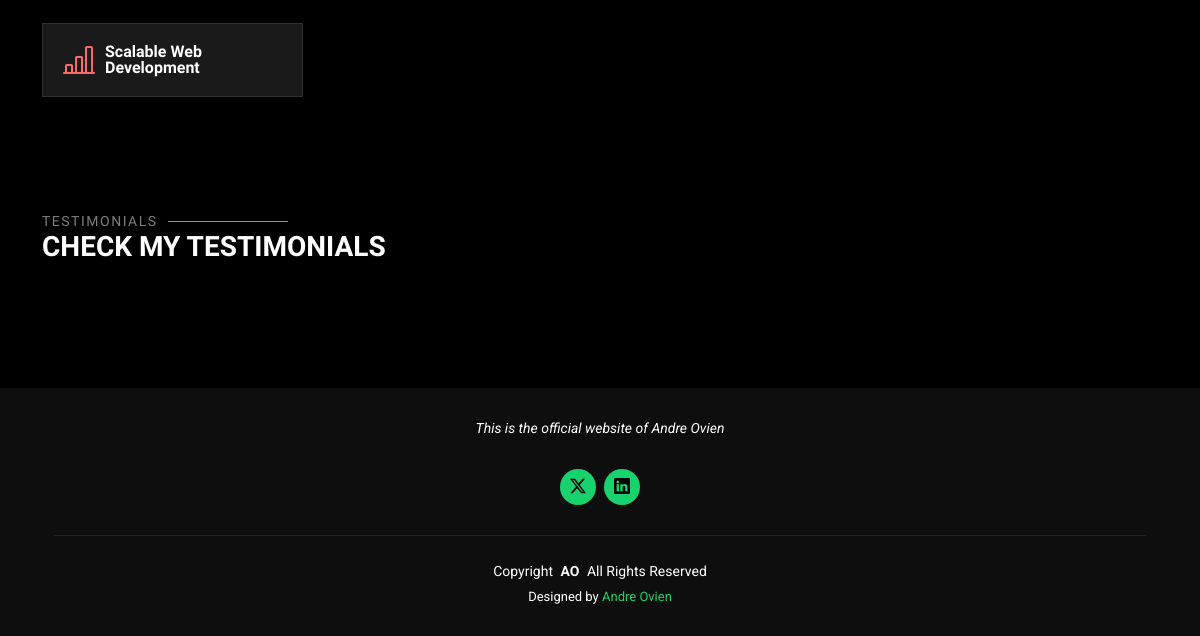
Page /about/ (lower part) on the earlier database version.
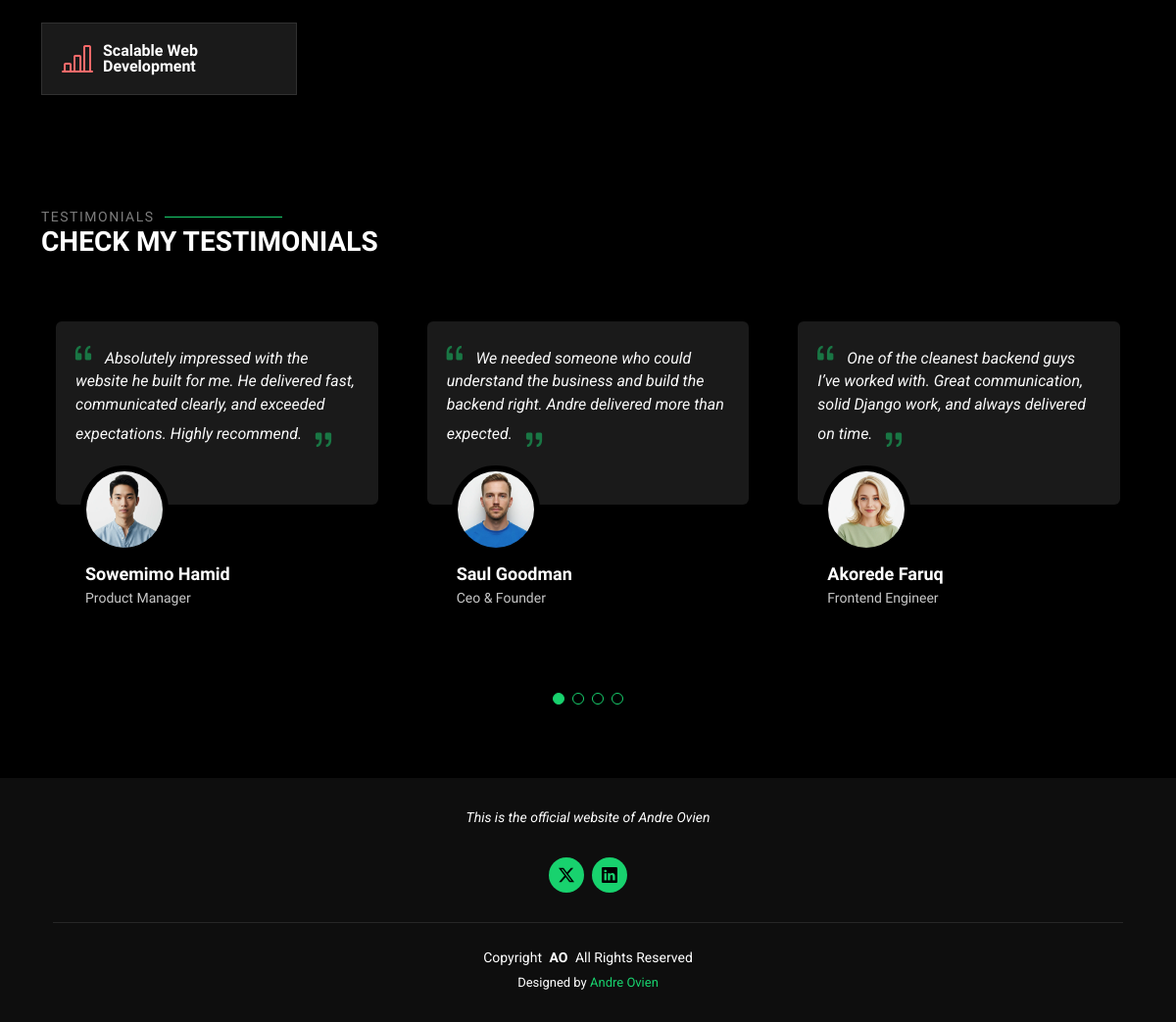
Same page on the later database version.
### index/models.py (models this page shows, shortened)
class Testimonials(models.Model):
    name = models.CharField(max_length=50, blank=False)
    position = models.CharField(max_length=50, blank=False)
    image = models.ImageField(upload_to="Testimonial")
    text = models.TextField()

### index/views.py (the view)
# urls.py: path('about/',views.about,name="about"),
def about(request):
    about = About.objects.all()[0]
    testimonial = Testimonials.objects.all()
    context={
        'about': about,
        'data': testimonial
    }
    return render(request,'index/about.html',context)

### templates/index/about.html (shortened to what this page needs)
{% extends "base.html" %}
{% block body %}
{% load static %}
<section id="interests" class="interests section">
  <div class="container">
    <div class="row gy-4">
      <div class="col-lg-3 col-md-4" data-aos="fade-up" data-aos-delay="450">
        <div class="features-item">
          <i class="bi bi-bar-chart-line" style="color: #ff6b6b"></i>
          <h3>
            <a href="" class="stretched-link">Scalable Web Development</a>
          </h3>
        </div>
      </div>
    </div>
  </div>
</section>
<section id="testimonials" class="testimonials section">
  <div class="container section-title" data-aos="fade-up">
    <h2>Testimonials</h2>
    <div>
      <span>Check my</span> <span class="description-title">Testimonials</span>
    </div>
  </div>
  <div class="container" data-aos="fade-up" data-aos-delay="100">
    <div class="swiper init-swiper" data-speed="600" data-delay="5000">
      <div class="swiper-wrapper">
        {% for row in data %}
        <div class="swiper-slide">
          <div class="testimonial-item">
            <p>
              <i class="bi bi-quote quote-icon-left"></i>
              <span
                >{{ row.text }}</span
              >
              <i class="bi bi-quote quote-icon-right"></i>
            </p>
            <img
              src="/media/{{ row.image }}"
              class="testimonial-img"
              alt=""
            />
            <h3>{{ row.name }}</h3>
            <h4>{{ row.position }}</h4>
          </div>
        </div>
        {% endfor %}
      </div>
      <div class="swiper-pagination"></div>
    </div>
  </div>
</section>
{% endblock %}

### templates/base.html (shortened to what this page needs)
{% load static %}
<!DOCTYPE html>
<html lang="en">
<head>
  <link href="{% static 'vendor/bootstrap/css/bootstrap.min.css' %}" rel="stylesheet">
  <link href="{% static 'vendor/bootstrap-icons/bootstrap-icons.css' %}" rel="stylesheet">
  <link href="{% static 'vendor/aos/aos.css' %}" rel="stylesheet">
  <link href="{% static 'vendor/swiper/swiper-bundle.min.css' %}" rel="stylesheet">
  <link href="{% static 'vendor/glightbox/css/glightbox.min.css' %}" rel="stylesheet">
  <link href="{% static 'css/main.css' %}" rel="stylesheet">
</head>
<body class="index-page">
  <main class="main">
    {% block body %}
    {% endblock %}
  </main>
  <footer id="footer" class="footer dark-background">
    <div class="container">
      <p>This is the official website of Andre Ovien</p>
      <div class="social-links d-flex justify-content-center">
        <a href="https://x.com/Aendy_x?s=09/"><i class="bi bi-twitter-x"></i></a>
        <a href="https://www.linkedin.com/in/andre-ovien-x1x?utm_source=share&utm_campaign=share_via&utm_content=profile&utm_medium=android_app"><i class="bi bi-linkedin"></i></a>
      </div>
      <div class="container">
        <div class="copyright">
          <span>Copyright</span> <strong class="px-1 sitename">AO</strong> <span>All Rights Reserved</span>
        </div>
        <div class="credits">
          Designed by <a href="{% url 'home' %}">Andre Ovien</a>
        </div>
      </div>
    </div>
  </footer>
</body>
</html>

### static/css/main.css (style rules this page uses)
:root { --default-font: "Roboto", system-ui, -apple-system, "Segoe UI", Roboto, "Helvetica Neue", Arial, "Noto Sans", "Liberation Sans", sans-serif, "Apple Color Emoji", "Segoe UI Emoji", "Segoe UI Symbol", "Noto Color Emoji"; --heading-font: "Raleway", sans-serif; --nav-font: "Poppins", sans-serif; }
:root { --background-color: #000000; --default-color: #fafafa; --heading-color: #ffffff; --accent-color: #18d26e; --surface-color: #1a1a1a; --contrast-color: #000000; }
:root { --nav-color: #fafafa; --nav-hover-color: #18d26e; --nav-mobile-background-color: #1a1a1a; --nav-dropdown-background-color: #1a1a1a; --nav-dropdown-color: #fafafa; --nav-dropdown-hover-color: #18d26e; }
.dark-background { --background-color: rgba(15, 15, 15, 0.975); --default-color: #ffffff; --heading-color: #ffffff; --surface-color: #292929f9; --contrast-color: #000000; }
:root { scroll-behavior: smooth; }
body { color: var(--default-color); background-color: var(--background-color); font-family: var(--default-font); }
a { color: var(--accent-color); text-decoration: none; transition: 0.3s; }
h1, h2, h3, h4, h5, h6 { color: var(--heading-color); font-family: var(--heading-font); }
.footer { color: var(--default-color); background-color: var(--background-color); font-size: 14px; text-align: center; padding: 30px 0; position: relative; }
.footer p { font-size: 15; font-style: italic; padding: 0; margin: 0 0 30px 0; }
.footer .social-links { margin: 0 0 30px 0; }
.footer .social-links a { font-size: 16px; display: flex; align-items: center; justify-content: center; background: var(--accent-color); color: var(--contrast-color); line-height: 1; margin: 0 4px; border-radius: 50%; text-align: center; width: 36px; height: 36px; transition: 0.3s; }
.footer .copyright { padding-top: 25px; border-top: 1px solid color-mix(in srgb, var(--default-color), transparent 90%); }
.footer .credits { font-size: 13px; padding-top: 5px; }
section, .section { color: var(--default-color); background-color: var(--background-color); padding: 60px 0; scroll-margin-top: 100px; overflow: clip; }
.section-title { padding-bottom: 60px; position: relative; }
.section-title h2 { font-size: 14px; font-weight: 500; padding: 0; line-height: 1px; margin: 0; letter-spacing: 1.5px; text-transform: uppercase; color: color-mix(in srgb, var(--default-color), transparent 50%); position: relative; }
.section-title h2::after { content: ""; width: 120px; height: 1px; display: inline-block; background: var(--accent-color); margin: 4px 10px; }
.section-title div { color: var(--heading-color); margin: 0; margin: 0; font-size: 28px; font-weight: 700; text-transform: uppercase; font-family: var(--heading-font); }
.interests .features-item { background-color: var(--surface-color); display: flex; align-items: center; padding: 20px; transition: 0.3s; border: 1px solid color-mix(in srgb, var(--default-color), transparent 90%); position: relative; }
.interests .features-item i { font-size: 32px; padding-right: 10px; line-height: 0; }
.interests .features-item h3 { font-weight: 700; margin: 0; padding: 0; line-height: 1; font-size: 16px; }
.interests .features-item h3 a { color: var(--heading-color); transition: 0.3s; }
.testimonials .testimonial-item { box-sizing: content-box; min-height: 320px; }
.testimonials .testimonial-item .testimonial-img { width: 90px; border-radius: 50%; margin: -40px 0 0 40px; position: relative; z-index: 2; border: 6px solid var(--background-color); }
.testimonials .testimonial-item h3 { font-size: 18px; font-weight: bold; margin: 10px 0 5px 45px; }
.testimonials .testimonial-item h4 { font-size: 14px; color: color-mix(in srgb, var(--default-color), transparent 20%); margin: 0 0 0 45px; }
.testimonials .testimonial-item .quote-icon-left, .testimonials .testimonial-item .quote-icon-right { color: color-mix(in srgb, var(--accent-color), transparent 50%); font-size: 26px; line-height: 0; }
.testimonials .testimonial-item .quote-icon-left { display: inline-block; left: -5px; position: relative; }
.testimonials .testimonial-item .quote-icon-right { display: inline-block; right: -5px; position: relative; top: 10px; transform: scale(-1, -1); }
.testimonials .testimonial-item p { font-style: italic; margin: 0 15px 0 15px; padding: 20px 20px 60px 20px; background: var(--surface-color); border-radius: 6px; position: relative; z-index: 1; }
.testimonials .swiper-wrapper { height: auto; }
.testimonials .swiper-pagination { margin-top: 20px; position: relative; }

Differences in the rows shown:
added Testimonials: text "Absolutely impressed with the website he built for me. He delivered fast, communicated clearly, and exceeded expectations. Highly recommend.", image (picture), name "Sowemimo Hamid", position "Product Manager"
added Testimonials: text "We needed someone who could understand the business and build the backend right. Andre delivered more than expected.", image (picture), name "Saul Goodman", position "Ceo & Founder"
added Testimonials: text "One of the cleanest backend guys I’ve worked with. Great communication, solid Django work, and always delivered on time.", image (picture), name "Akorede Faruq", position "Frontend Engineer"
